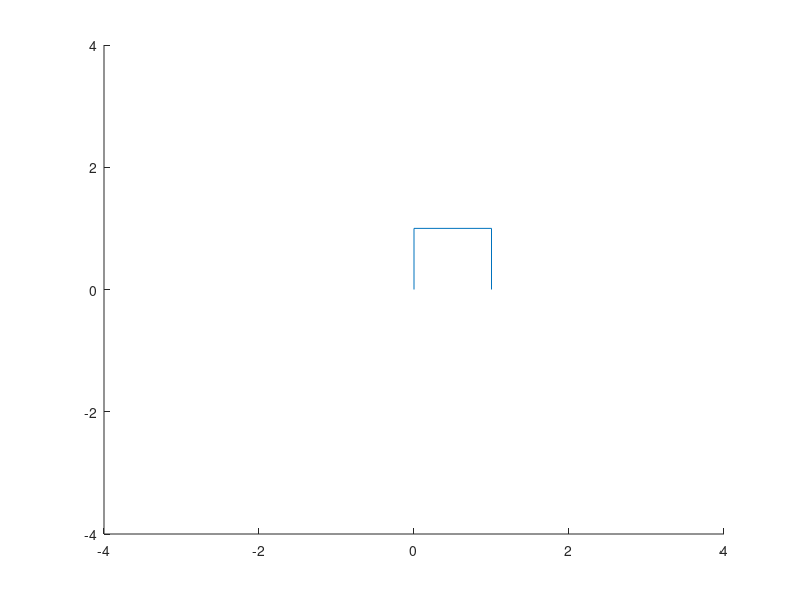

Write the MATLAB code that produced this figure.
% Initial points of the 3 arms
x = [0 0 1 1];
y = [0 1 1 0];

% Draw lines in initial positions
for i = 1 : 3
    line([x(i), y(i)], [x(i + 1), y(i + 1)]);
    axis([-4 4 -4 4]);
end
